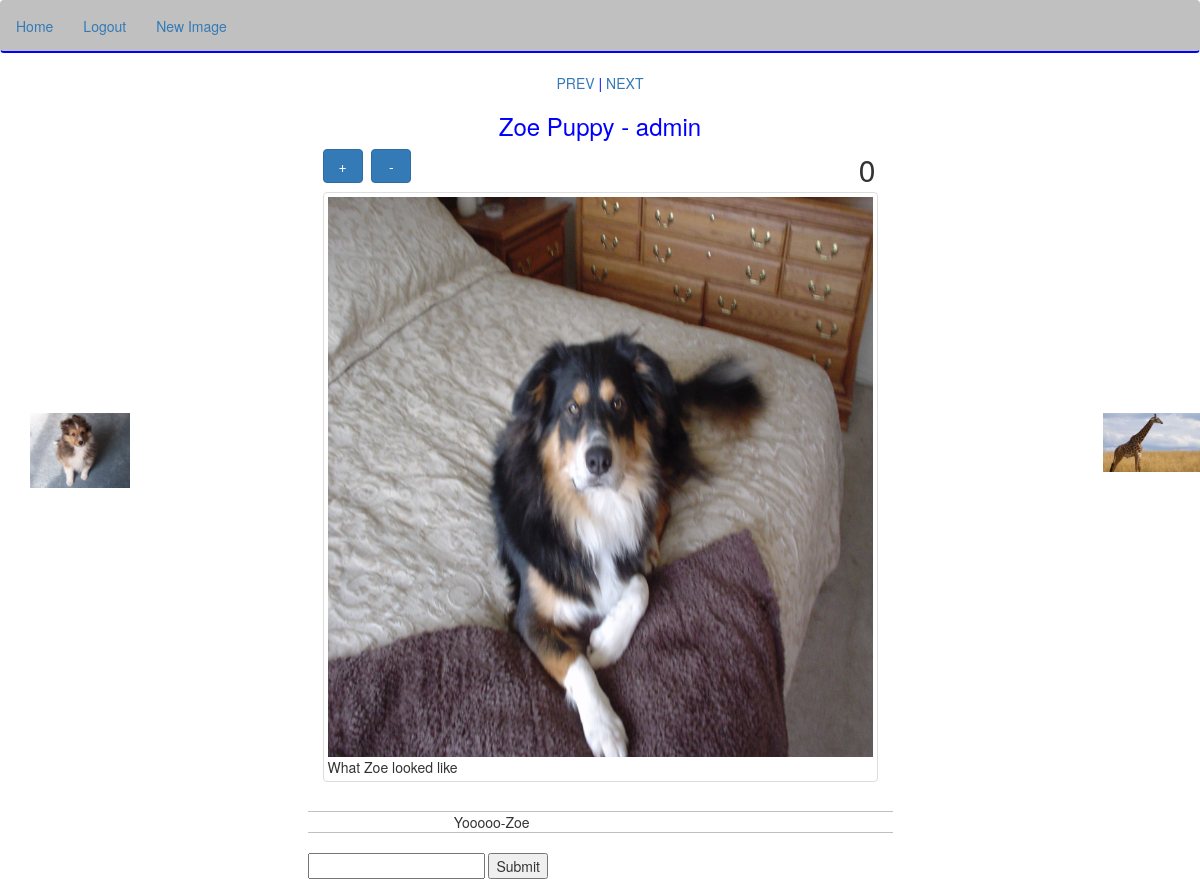
Before: /image/2/ (signed in) with the older database file.
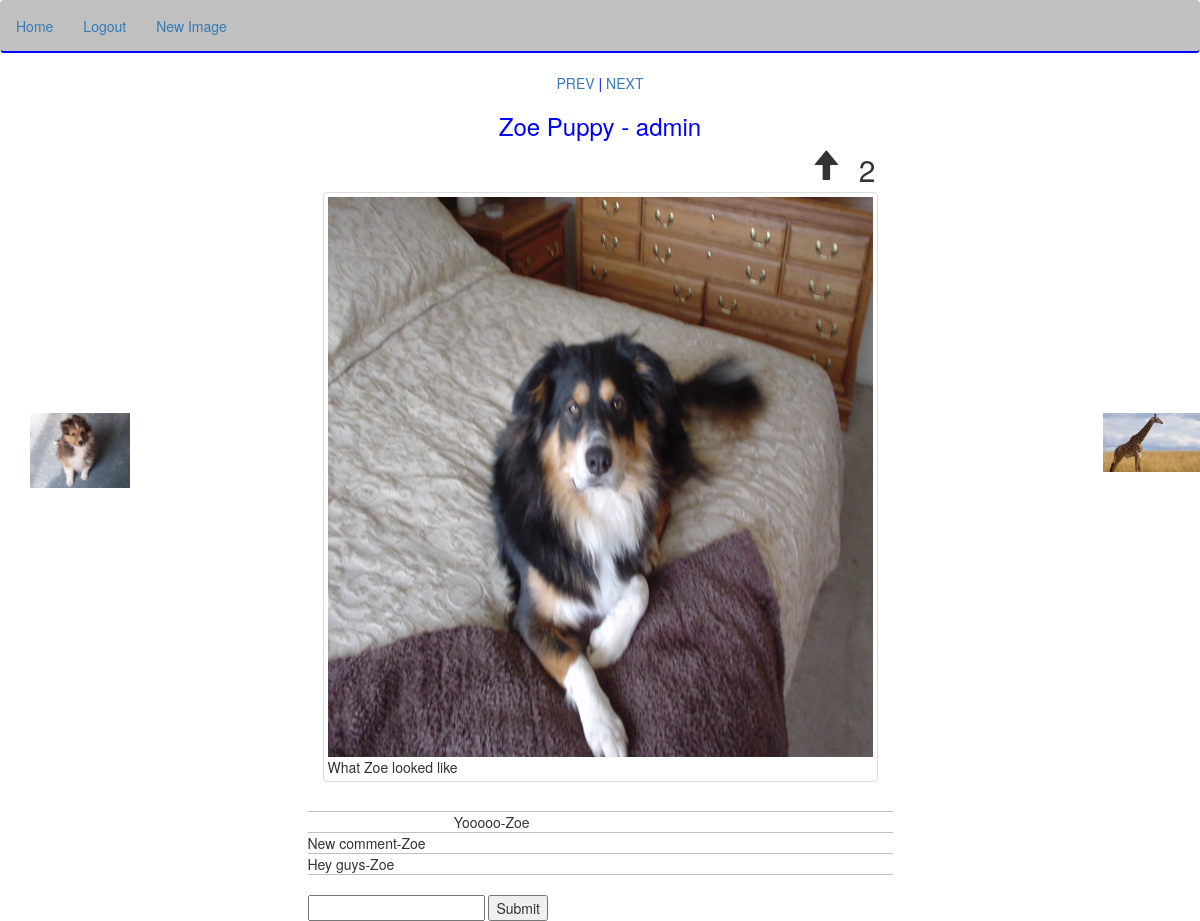
After: the same page with the newer database file.
### image/models.py (models this page shows, shortened)
class Image(models.Model):
    user = models.ForeignKey('auth.User')
    title = models.CharField(max_length=40)
    description = models.TextField()
    time = models.DateTimeField(auto_now_add=True)
    picture = models.FileField()
    graphic = models.BooleanField(default=False)
    @property
    def image_url(self):
        if self.picture:
            return self.picture.url
        return "http://images.clipartpanda.com/animated-question-mark-for-powerpoint-1256186461796715642question-mark-icon.svg.hi.png"
    def score(self):
        return sum([vote.score for vote in self.vote_set.all()])

class Comment(models.Model):
    user = models.ForeignKey('auth.User')
    body = models.CharField(max_length=140)
    image = models.ForeignKey(Image)
    time = models.DateTimeField(auto_now_add=True)

class Vote(models.Model):
    user = models.ForeignKey('auth.User')
    image = models.ForeignKey(Image)
    value = models.BooleanField()
    class Meta:
        unique_together = ('user', 'image')
    @property
    def score(self):
        if self.value:
            return 1
        return -1

### image/views.py (the view)
# urls.py: url(r'^image/(?P<pk>\d+)/$', ImageDetailView.as_view(), name='image_detail_view'),
class ImageDetailView(DetailView):
    model = Image
    def get_context_data(self, **kwargs):
        context = super().get_context_data(**kwargs)
        comms = Comment.objects.filter(image=self.kwargs['pk'])
        x = Image.objects.all()
        y = x.get(id=self.kwargs['pk'])
        z = y.id
        next_page = z + 1
        prev_page = z - 1
        stopper_end = Image.objects.last().id
        stopper_start = Image.objects.first().id
        def next_right_x(self):
            current_id = z
            while current_id < stopper_end:
                current_id += 1
                try:
                    if x.get(id=current_id):
                        return current_id
                except ObjectDoesNotExist:
                    pass
            return stopper_start
        def next_left_x(self):
            current_id = z
            while current_id > 1:
                current_id -= 1
                try:
                    if x.get(id=current_id):
                        return current_id
                except ObjectDoesNotExist:
                    pass
            return stopper_end
        context['comms'] = comms
        context['left_obj'] = x.get(id=next_left_x(self))
        context['right_obj'] = x.get(id=next_right_x(self))
        context['neg_score'] = y.score() * -1
        context['vote'] = Vote.objects.filter(user=self.request.user, image=y)
        return context

### templates/image/image_detail.html (shortened to what this page needs)
{% extends 'base.html' %}
{% block content %}
<div class="row">
<div class="col-md-3">
<br>
<a href="{% url 'image_detail_view' left_obj.id %}"><img class="left" src="{{ MEDIA_URL }}{{ left_obj.image_url }}" alt="" /></a>
</div>
<div class="col-md-6">
  <div class="center">
    <a href="{% url 'image_detail_view' left_obj.id %}">PREV</a> |
    <a href="{% url 'image_detail_view' right_obj.id %}">NEXT</a>
  </div>
  <h3 class="center">{{ image.title }} - {{ image.user }}</h3>
  <div class="row">
  <div class="col-md-1">
    {% if not vote %}
    <form class="" action="{% url 'image_upvote_view' image.id %}" method="post">
    <input type="submit" name="" value="+" class="btn btn-primary resize-btn">
    </form>
    {% endif %}
  </div>
  <div class="col-md-1">
    {% if not vote %}
    <form class="" action="{% url 'image_downvote_view' image.id %}" method="post">
    <input type="submit" name="" value="-" class="btn btn-primary resize-btn">
    </form>
    {% endif %}
  </div>
  <div class="col-md-8"></div>
  {% if image.score > 0 %}
  <div class="col-md-1">
    <span class="glyphicon glyphicon-arrow-up score" aria-hidden="true"></span></div>
  <div class="col-md-1 score_number">{{ image.score }}</div>
  {% elif image.score == 0 %}
  <div class="col-md-1"></div>
  <div class="col-md-1 score_number">{{ image.score }}</div>
  {% else %}
  <div class="col-md-1">
    <span class="glyphicon glyphicon-arrow-down score" aria-hidden="true"></span>
  </div>
  <div class="col-md-1 score_number">{{ neg_score }}</div>
  {% endif %}
  </div>
  <div class="thumbnail">
  <img class="medium" src="{{ MEDIA_URL }}{{ image.image_url }}" alt="" />
 <div class="desc">
   {{ image.description }}
 </div>
 </div>
 <div class="row blank comm"></div>
 <div class="row">
   <div class="col-md-3">
   </div>
   {% for x in comms %}
   <div class="comm">
   <div id='comm'>
{{ x.body }}-{{ x.user }}
   </div></div>
   {% endfor %}
   <br>
   <form class="" action="{%  url 'comment_create_view' image.id %}" method="post">
          <input type="text" name="body" value="">
          <input type="submit" name="" value="Submit">
        </form>
 </div>
</div>
<div class="col-md-2">
</div>
<div class="col-md-1">
<br>
<a href="{% url 'image_detail_view' right_obj.id %}"><img class="right" src="{{ MEDIA_URL }}{{ right_obj.image_url }}" alt="" /></a>
</div>
</div>
{% endblock %}

### templates/base.html (shortened to what this page needs)
{% load staticfiles %}
<!DOCTYPE html>
<html>
  <head>
    <link rel="stylesheet" href="{% static 'css/bootstrap.css' %}" media="screen" title="no title">
    <link rel="stylesheet" href="{% static 'css/theme.css' %}">
  </head>
  <body>
    <nav class="navbar navbar-light bg-faded">
  <ul class="nav navbar-nav">
    <li class="nav-item active">
      <a class="nav-link" href="{% url 'index_view' %}">Home <span class="sr-only">(current)</span></a>
    </li>
{% if request.user.is_authenticated %}
    <li class="nav-item">
      <a class="nav-link" href="{% url 'logout' %}">Logout</a>
    </li>
    <li class="nav-item">
      <a class="nav-link" href="{% url 'image_create_view' %}">New Image</a>
    </li>
    {% endif %}
  </ul>
</nav>
    <div class="container">
      {% block content %}
      {% endblock %}
    </div>
  </body>
</html>

### image/static/css/theme.css (style rules this page uses)
.medium { height: 70vh !important; }
.blank { height: 10px; }
.center { text-align: center; color: blue; }
.left { padding-top: 40vh; max-width: 100px; max-width: 100px; min-height: 80px; }
.right { padding-top: 40vh; max-width: 100px; max-width: 100px; }
.navbar { background-color: silver; border-bottom: 2px solid blue; }
.score { font-size: 30px; margin-bottom: 0px; }
.score_number { font-size: 30px; }
.comm { border-bottom: 1px solid silver; }

Changed rows visible on the page:
computed for Image "Zoe Puppy": score "0" → "2"
added Comment: body "New comment", user "Zoe"
added Comment: body "Hey guys", user "Zoe"
Other visible differences:
form field value: "+" → (not shown)
form field value: "-" → (not shown)
